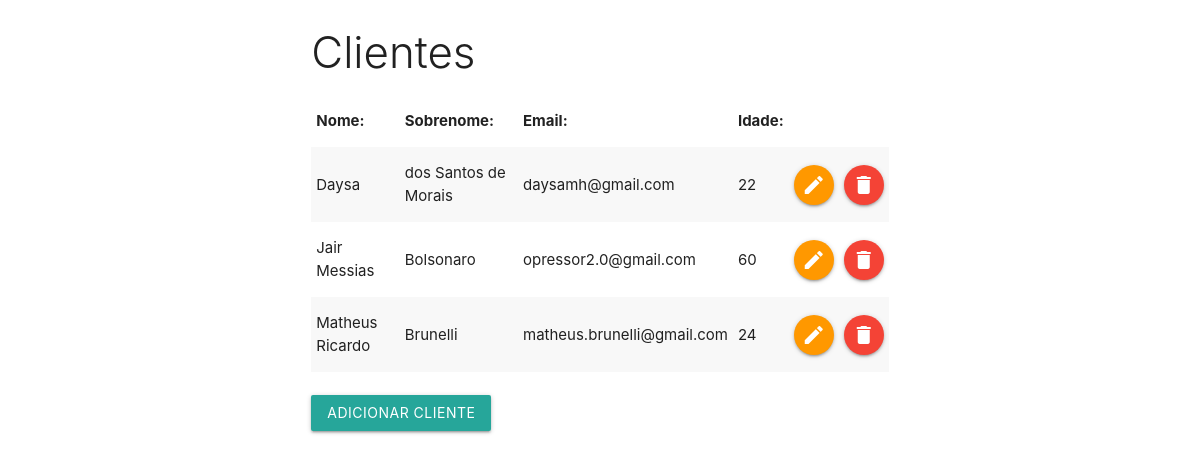
The page / on the database its author committed.
### tables this page shows
CREATE TABLE `clientes` (
  `id` int(11) NOT NULL,
  `nome` varchar(255) NOT NULL,
  `sobrenome` varchar(255) NOT NULL,
  `email` varchar(255) NOT NULL,
  `idade` int(3) NOT NULL
);

### index.php (the view, shortened to what this page needs)
<?php
include_once 'php_action/db_connect.php';
include_once 'includes/header.php';
?>
<div class="row">
    <div class="col s12 m6 push-m3">
        <h3 class="light">Clientes</h3>
        <table class="striped">
            <thead>
                <tr>
                    <th>Nome: </th>
                    <th>Sobrenome: </th>
                    <th>Email: </th>
                    <th>Idade: </th>
                </tr>
            </thead>
            <tbody>
                <?php
                $sql = "SELECT * FROM clientes
                ORDER BY nome";
                $resultado = mysqli_query($connect, $sql);
                if (mysqli_num_rows($resultado) > 0) {
                    while ($dados = mysqli_fetch_array($resultado)) {
                        ?>
                        <tr>
                            <td><?php echo $dados['nome']; ?></td>
                            <td><?php echo $dados['sobrenome']; ?></td>
                            <td><?php echo $dados['email']; ?></td>
                            <td><?php echo $dados['idade']; ?></td>
                            <td><a href="editar.php?id=<?php echo $dados['id']; ?>" class="btn-floating orange"><i class="material-icons">edit</i></a></td>
                            <td><a href="#modal<?php echo $dados['id']; ?>" class="btn-floating red modal-trigger"><i class="material-icons">delete</i></a></td>
                        </tr>
                <?php
                    }
                 }
                ?>
            </tbody>
        </table>
        <br>
        <a href="adicionar.php" class="btn">Adicionar cliente</a>
    </div>
</div>
<?php
include_once 'includes/footer.php';
?>

### includes/header.php (shortened to what this page needs)
<!DOCTYPE html>
<html>
<head>
    <link rel="stylesheet" href="https://cdnjs.cloudflare.com/ajax/libs/materialize/1.0.0/css/materialize.min.css">
</head>
<body>

### includes/footer.php (shortened to what this page needs)
</body>
</html>

### rows shown on the page
clientes: nome "Daysa", sobrenome "dos Santos de Morais", email "daysamh@gmail.com", idade "22"
clientes: nome "Jair Messias", sobrenome "Bolsonaro", email "opressor2.0@gmail.com", idade "60"
clientes: nome "Matheus Ricardo", sobrenome "Brunelli", email "matheus.brunelli@gmail.com", idade "24"
